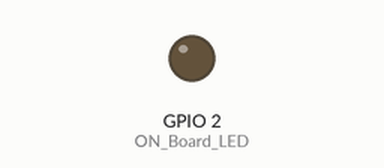
Simulated run of this sketch. Board: ESP8266 (NodeMCU). Parts: output pins drawn as LEDs (lit = HIGH). WiFi joins after 1.5 s; servers stay silent unless stated; uploads are accepted with an empty reply; what the sketch prints to the serial monitor is not drawn.

Above: at 0.0 s.
At 2.3 s:
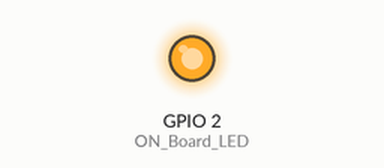
Timing chart, 0 to 3.8 s (numbered marks = the images above):
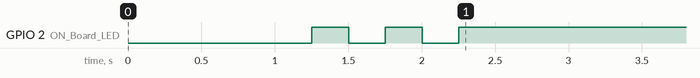

The sketch:

direct_ESP8266_Google_Spreadsheet.ino
```cpp
// Direct logging after access is approved by Google and Confimed by User of scripting request via esp8266


#include <ESP8266WiFi.h>
#include <WiFiClientSecure.h>

#define ON_Board_LED 2

const char* ssid = "Arduino Wifi";
const char* password = "101010101";

const char* host = "script.google.com";
const int httpsPort = 443;

WiFiClientSecure client;

String GAS_ID = "GAS_ID";


void setup() {

  Serial.begin(115200);
  delay(500);


  delay(500);

  WiFi.begin(ssid, password);
  Serial.println("");

  pinMode(ON_Board_LED,OUTPUT);
  digitalWrite(ON_Board_LED, HIGH);


  Serial.print("Connecting");
  while (WiFi.status() != WL_CONNECTED) {
    Serial.print(".");

    digitalWrite(ON_Board_LED, LOW);
    delay(250);
    digitalWrite(ON_Board_LED, HIGH);
    delay(250);

  }

  digitalWrite(ON_Board_LED, HIGH);

  Serial.println("");
  Serial.print("Successfully connected to : ");
  Serial.println(ssid);
  Serial.print("IP address: ");
  Serial.println(WiFi.localIP());
  Serial.println();


  client.setInsecure();
}

void loop() {

  int h = 60;    // dummy value for sheet log test

  float t = 28;  // dummy value for sheet log test

  String Temp = "Temperature : " + String(t) + " °C";
  String Humi = "Humidity : " + String(h) + " %";
  Serial.println(Temp);
  Serial.println(Humi);

  sendData(t, h);
}

void sendData(float tem, int hum) {
  Serial.println("==========");
  Serial.print("connecting to ");
  Serial.println(host);


  if (!client.connect(host, httpsPort)) {
    Serial.println("connection failed");
    return;
  }

  String string_temperature =  String(tem);
  String string_humidity =  String(hum, DEC);
  String url = "/macros/s/" + GAS_ID + "/exec?Temperature=" + string_temperature + "&Humidity=" + string_humidity;
  Serial.print("requesting URL: ");
  Serial.println(url);

  client.print(String("GET ") + url + " HTTP/1.1\r\n" +
         "Host: " + host + "\r\n" +
         "User-Agent: BuildFailureDetectorESP8266\r\n" +
         "Connection: close\r\n\r\n");

  Serial.println("request sent");

  while (client.connected()) {
    String line = client.readStringUntil('\n');
    if (line == "\r") {
      Serial.println("headers received");
      break;
    }
  }
  String line = client.readStringUntil('\n');
  if (line.startsWith("{\"state\":\"success\"")) {
    Serial.println("esp8266/Arduino CI successfull!");
  } else {
    Serial.println("Check esp8266 post in Google Sheet");
  }
  Serial.print("reply was : ");
  Serial.println(line);
  Serial.println("closing connection");
  Serial.println("==========");
  Serial.println();

}


/*
GOOGLE DRIVE GAS SCRIPT

https://script.google.com/macros/s/<GAS_ID>/exec?Temperature=28&Humidity=70


function doGet(e) {
  Logger.log( JSON.stringify(e) );  // view parameters
  var result = '...DataLogged'; // assume success
  if (e.parameter == 'undefined') {
    result = 'No Parameters';
  }
  else {
    var sheet_id = 'Spreadsheet ID in Google drive'; 		            // Spreadsheet ID
    var sheet = SpreadsheetApp.openById(sheet_id).getActiveSheet();		// get Active sheet
    var newRow = sheet.getLastRow() + 1;
    var rowData = [];
	var Curr_Date = new Date();
    rowData[0] = Curr_Date; 											// Date in column A
	var Curr_Time = Utilities.formatDate(Curr_Date, "GMT+8", 'HH:mm:ss');
	rowData[1] = Curr_Time; 											// Time in column B
    for (var param in e.parameter) {
      Logger.log('In for loop, param=' + param);
      var value = stripQuotes(e.parameter[param]);
      Logger.log(param + ':' + e.parameter[param]);
      switch (param) {
        case 'Temperature': //Parameter
          rowData[2] = value; //Value in column C
          break;
        case 'Humidity': //Parameter
          rowData[3] = value; //Value in column D
          break;
        default:
          result = "unsupported parameter";
      }
    }
    Logger.log(JSON.stringify(rowData));
    // Write new row below
    var newRange = sheet.getRange(newRow, 1, 1, rowData.length);
    newRange.setValues([rowData]);
  }
  // Return result of operation
  return ContentService.createTextOutput(result);
}

//Remove leading and trailing single or double quotes

function stripQuotes(value) {
  return value.replace(/^["']|['"]$/g, "");
}

//-----------------------------------------------
// End of file
//-----------------------------------------------

*/
```
